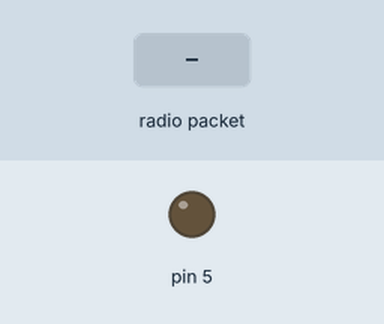
Bench run of a sketch on a simulated Arduino Uno, built with avr-gcc and run on an emulated ATmega328P. On the bench: output pins drawn as LEDs (lit = HIGH). Inputs (shaded band) come from the test bench. No radio packets arrive unless stated.

Above: at 1.2 s.
1.3 s: radio packet "1" arrives
At 2.5 s:
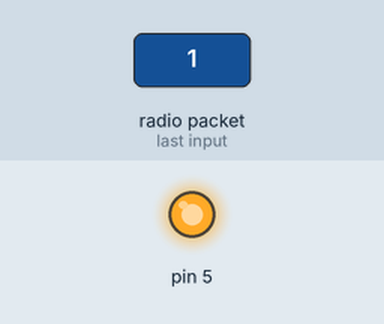
2.8 s: radio packet "0" arrives
At 3.6 s:
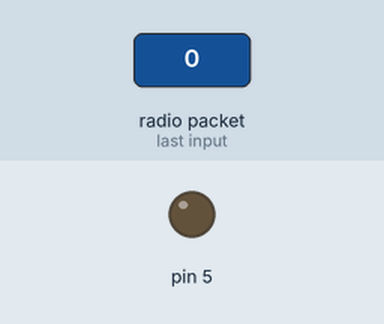
Timing chart, 0 to 5.8 s (numbered marks = the images above; inputs shaded):
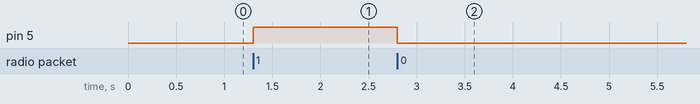

Measured:
- after the input at 1.3 s, pin 5: LOW → HIGH at once
- after the input at 2.8 s, pin 5: HIGH → LOW at once

The sketch:

reciver.ino
```cpp
//simple Rx on pin D12
#include <VirtualWire.h>

void setup() {
vw_set_ptt_inverted(true); // Required for DR3100
vw_set_rx_pin(12);
vw_setup(4000); // Bits per sec
pinMode(5, OUTPUT);
vw_rx_start(); // Start the receiver PLL running
}

void loop() {
uint8_t buf[VW_MAX_MESSAGE_LEN];
uint8_t buflen = VW_MAX_MESSAGE_LEN;
if (vw_get_message(buf, &buflen)) // Non-blocking {
if(buf[0]=='1') {
digitalWrite(5,1);
}
if(buf[0]=='0') {
digitalWrite(5,0);
}
}
```
